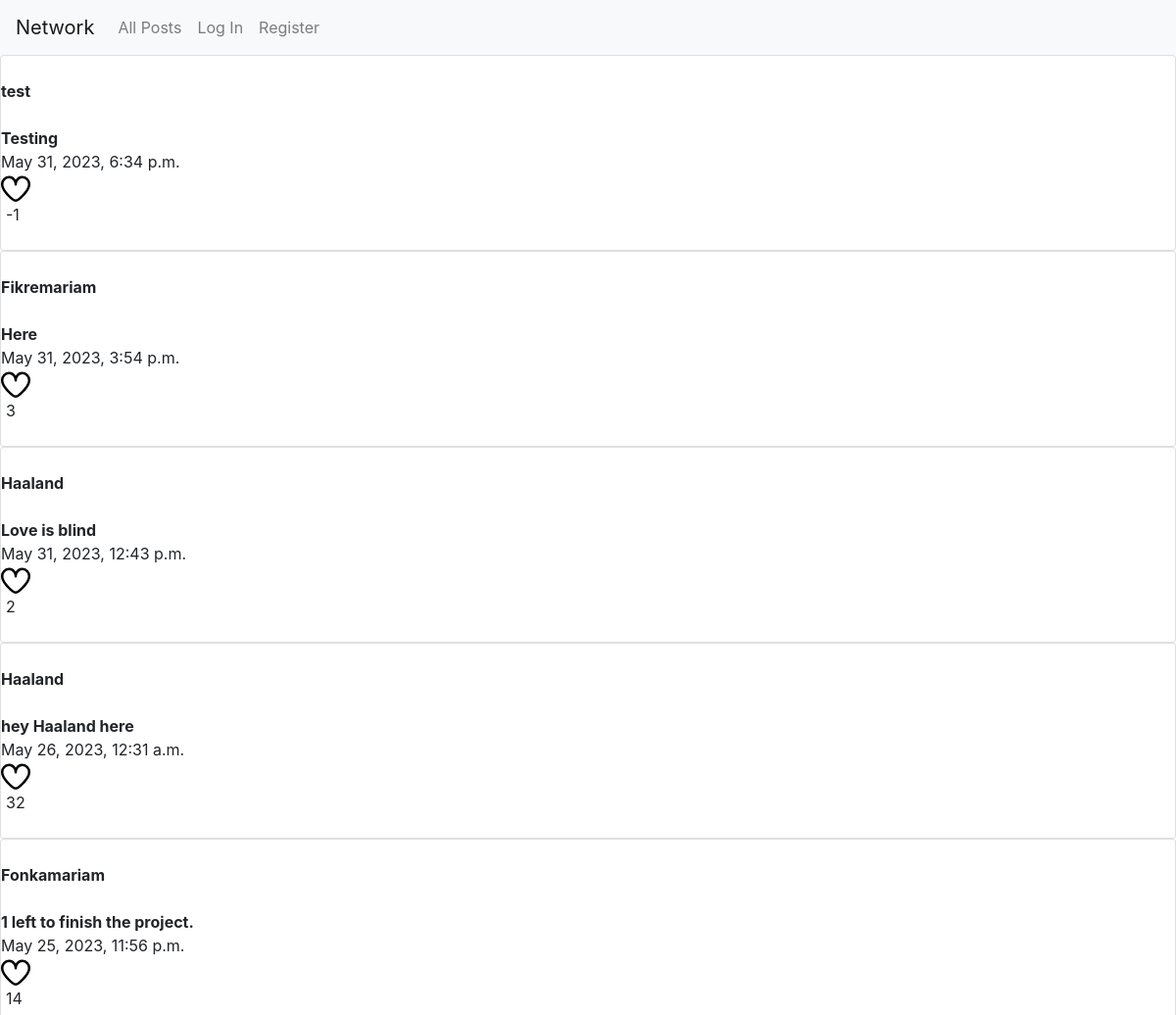
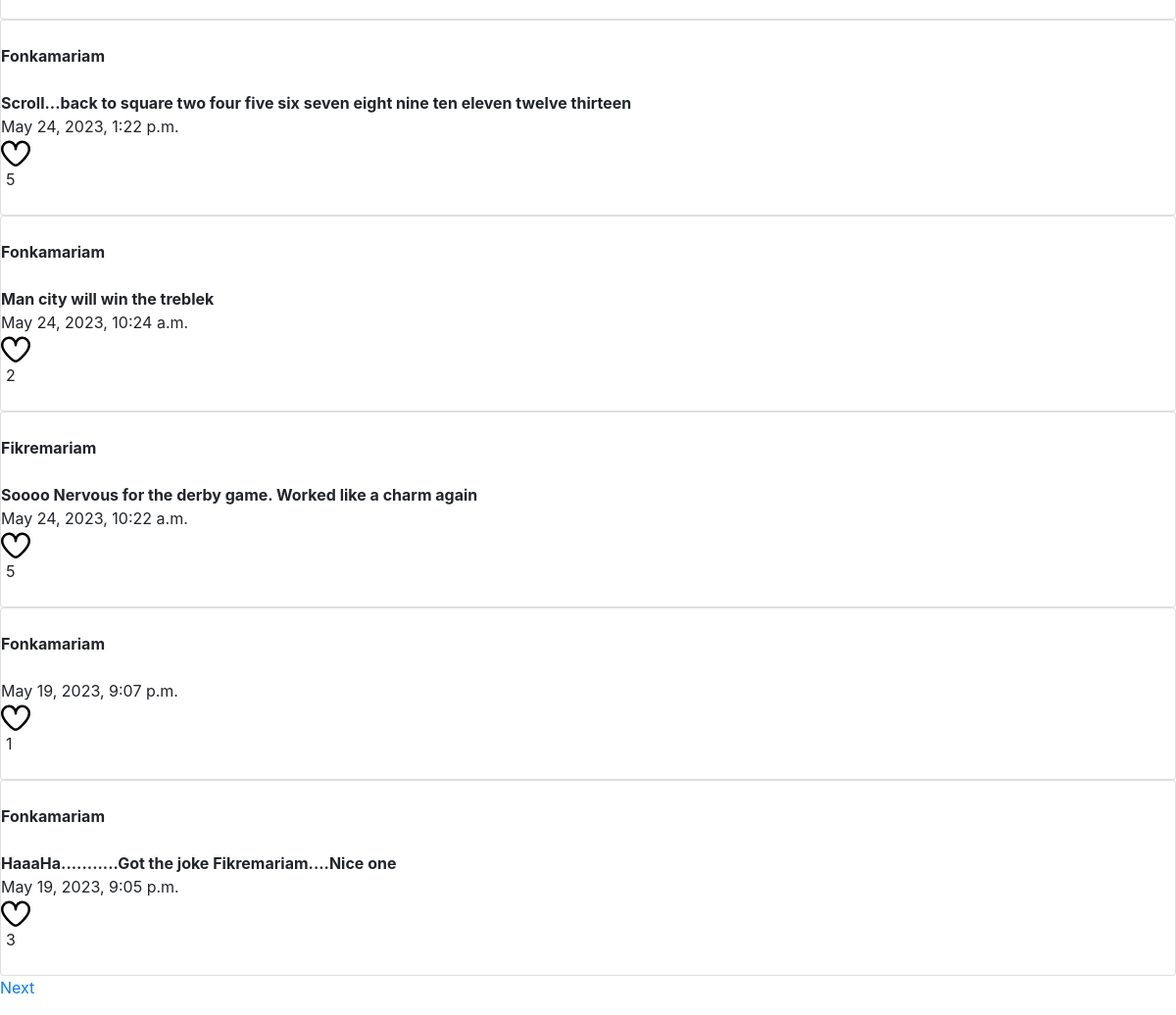
The page / on the database its author committed (2 pictures, top to bottom).
### network/models.py (models this page shows, shortened)
class Posts(models.Model):
    owner= models.ForeignKey(User, on_delete=models.CASCADE, related_name="user")
    text= models.TextField()
    timestamp = models.DateTimeField(auto_now_add=True)
    like= models.IntegerField(default=0, blank=True,null=True)

class User(AbstractUser):
    pass

### network/views.py (the view, shortened to what this page needs)
# urls.py: path("", views.index, name="index"),
def index(request):
    list_for_like=[]
    all_post=Posts.objects.all()
    all_post = all_post.order_by("-timestamp").all()
    page = request.GET.get('page', 1)
    paginator = Paginator(all_post, 10)
    try:
        users = paginator.page(page)
        time.sleep(1)
    except PageNotAnInteger:
        users = paginator.page(0.5)
    except EmptyPage:
        users = paginator.page(paginator.num_pages)
    return render(request, "network/index.html",{"Posts":users,})

### network/templates/network/index.html (shortened to what this page needs)
{% extends "network/layout.html" %}
{% load static %}
{% block body %}
    {% for post in Posts %}
    <div class="card" row="3">
      <br>
      {% if user.is_authenticated %}
      <a class="nav-link" href="/{{post.owner}}"><strong> {{post.owner}}</strong></a>
      {%else%}
      <strong>{{post.owner}}</strong>
      {% endif %}
      <br>
      <div id="{{post.id}}"><strong>{{post.text}}</strong></div>
      <div>{{post.timestamp}}</div>
      {% if user.is_authenticated %}
      {% if post in list %}
      <svg id="before_like{{post.id}}"style="display: none;" onclick="before_like({{post.id}})"  xmlns="http://www.w3.org/2000/svg" height="30px" width="30px" viewBox="0 0 24 24"><title>Like</title><path d="M17.5,1.917a6.4,6.4,0,0,0-5.5,3.3,6.4,6.4,0,0,0-5.5-3.3A6.8,6.8,0,0,0,0,8.967c0,4.547,4.786,9.513,8.8,12.88a4.974,4.974,0,0,0,6.4,0C19.214,18.48,24,13.514,24,8.967A6.8,6.8,0,0,0,17.5,1.917Zm-3.585,18.4a2.973,2.973,0,0,1-3.83,0C4.947,16.006,2,11.87,2,8.967a4.8,4.8,0,0,1,4.5-5.05A4.8,4.8,0,0,1,11,8.967a1,1,0,0,0,2,0,4.8,4.8,0,0,1,4.5-5.05A4.8,4.8,0,0,1,22,8.967C22,11.87,19.053,16.006,13.915,20.313Z"/></svg>
      <svg id="after_like{{post.id}}"  fill="red" onclick="after_like({{post.id}})" height="30px" width="30px" xmlns="http://www.w3.org/2000/svg"  viewBox="0 0 24 24"><title>Unlike</title><path d="M17.5,1.917a6.4,6.4,0,0,0-5.5,3.3,6.4,6.4,0,0,0-5.5-3.3A6.8,6.8,0,0,0,0,8.967c0,4.547,4.786,9.513,8.8,12.88a4.974,4.974,0,0,0,6.4,0C19.214,18.48,24,13.514,24,8.967A6.8,6.8,0,0,0,17.5,1.917Zm-3.585"/></svg>
      <div id="like{{post.id}}" class="pad">{{post.like}}</div>
      {% else %}
      <svg id="before_like{{post.id}}" onclick="before_like({{post.id}})"  xmlns="http://www.w3.org/2000/svg" height="30px" width="30px" viewBox="0 0 24 24"><title>Like</title><path d="M17.5,1.917a6.4,6.4,0,0,0-5.5,3.3,6.4,6.4,0,0,0-5.5-3.3A6.8,6.8,0,0,0,0,8.967c0,4.547,4.786,9.513,8.8,12.88a4.974,4.974,0,0,0,6.4,0C19.214,18.48,24,13.514,24,8.967A6.8,6.8,0,0,0,17.5,1.917Zm-3.585,18.4a2.973,2.973,0,0,1-3.83,0C4.947,16.006,2,11.87,2,8.967a4.8,4.8,0,0,1,4.5-5.05A4.8,4.8,0,0,1,11,8.967a1,1,0,0,0,2,0,4.8,4.8,0,0,1,4.5-5.05A4.8,4.8,0,0,1,22,8.967C22,11.87,19.053,16.006,13.915,20.313Z"/></svg>
      <svg id="after_like{{post.id}}" style="display: none;" fill="red" onclick="after_like({{post.id}})" height="30px" width="30px" xmlns="http://www.w3.org/2000/svg"  viewBox="0 0 24 24"><title>Unlike</title><path d="M17.5,1.917a6.4,6.4,0,0,0-5.5,3.3,6.4,6.4,0,0,0-5.5-3.3A6.8,6.8,0,0,0,0,8.967c0,4.547,4.786,9.513,8.8,12.88a4.974,4.974,0,0,0,6.4,0C19.214,18.48,24,13.514,24,8.967A6.8,6.8,0,0,0,17.5,1.917Zm-3.585"/></svg>
      <div id="like{{post.id}}" class="pad">{{post.like}}</div>
      {% endif %}
      {% else %}
      <svg id="before_like{{post.id}}" onclick="alert('Please Register first to like')"  xmlns="http://www.w3.org/2000/svg" height="30px" width="30px" viewBox="0 0 24 24"><title>Like</title><path d="M17.5,1.917a6.4,6.4,0,0,0-5.5,3.3,6.4,6.4,0,0,0-5.5-3.3A6.8,6.8,0,0,0,0,8.967c0,4.547,4.786,9.513,8.8,12.88a4.974,4.974,0,0,0,6.4,0C19.214,18.48,24,13.514,24,8.967A6.8,6.8,0,0,0,17.5,1.917Zm-3.585,18.4a2.973,2.973,0,0,1-3.83,0C4.947,16.006,2,11.87,2,8.967a4.8,4.8,0,0,1,4.5-5.05A4.8,4.8,0,0,1,11,8.967a1,1,0,0,0,2,0,4.8,4.8,0,0,1,4.5-5.05A4.8,4.8,0,0,1,22,8.967C22,11.87,19.053,16.006,13.915,20.313Z"/></svg>
      <div id="like{{post.id}}" class="pad">{{post.like}}</div>
      {% endif %}
      <br>
    </div>
      {% endfor %}
      {% if Posts.has_other_pages %}
  <ul class="pagination">
    {% if Posts.has_next %}
      <li class="next"><a href="?page={{ Posts.next_page_number }}">Next</a></li>
          {% endif %}
  </ul>
{% endif %}
{% endblock %}

### network/templates/network/layout.html (shortened to what this page needs)
{% load static %}
<!DOCTYPE html>
<html lang="en">
    <head>
        <link rel="stylesheet" href="https://stackpath.bootstrapcdn.com/bootstrap/4.4.1/css/bootstrap.min.css">
        <link href="{% static 'network/styles.css' %}" rel="stylesheet">
    </head>
    <body>
        <nav class="navbar navbar-expand-lg navbar-light bg-light">
            <a class="navbar-brand" href="#">Network</a>
            <div>
              <ul class="navbar-nav mr-auto">
                <li class="nav-item">
                  <a class="nav-link" href="{% url 'index' %}">All Posts</a>
                </li>
                {% if user.is_authenticated %}
                    <li class="nav-item">
                        <a class="nav-link" href="{% url 'following' %}">Following</a>
                    </li>
                    <li class="nav-item">
                        <a class="nav-link" href="{% url 'logout' %}">Log Out</a>
                    </li>
                {% else %}
                    <li class="nav-item">
                        <a class="nav-link" href="{% url 'login' %}">Log In</a>
                    </li>
                    <li class="nav-item">
                        <a class="nav-link" href="{% url 'register' %}">Register</a>
                    </li>
                {% endif %}
              </ul>
            </div>
          </nav>
        <div class="body">
            {% block body %}
            {% endblock %}
        </div>
    </body>
</html>

### network/templates/network/index.html (style rules this page uses)
.pad { padding-left: 5px; }
.next { text-align: right; }
.card { height: 100%; ; width:auto ; }

### rows shown on the page
Posts: owner "test", text "Testing", timestamp "May 31, 2023, 6:34 p.m.", like "-1"
Posts: owner "Fikremariam", text "Here", timestamp "May 31, 2023, 3:54 p.m.", like "3"
Posts: owner "Haaland", text "Love is blind", timestamp "May 31, 2023, 12:43 p.m.", like "2"
Posts: owner "Haaland", text "hey Haaland here", timestamp "May 26, 2023, 12:31 a.m.", like "32"
Posts: owner "Fonkamariam", text "1 left to finish the project.", timestamp "May 25, 2023, 11:56 p.m.", like "14"
Posts: owner "Fonkamariam", text "Scroll...back to square two four five six seven eight nine ten eleven twelve thirteen", timestamp "May 24, 2023, 1:22 p.m.", like "5"
Posts: owner "Fonkamariam", text "Man city will win the treblek", timestamp "May 24, 2023, 10:24 a.m.", like "2"
Posts: owner "Fikremariam", text "Soooo Nervous for the derby game. Worked like a charm again", timestamp "May 24, 2023, 10:22 a.m.", like "5"
Posts: owner "Fonkamariam", timestamp "May 19, 2023, 9:07 p.m.", like "1"
Posts: owner "Fonkamariam", text "HaaaHa...........Got the joke Fikremariam....Nice one", timestamp "May 19, 2023, 9:05 p.m.", like "3"
